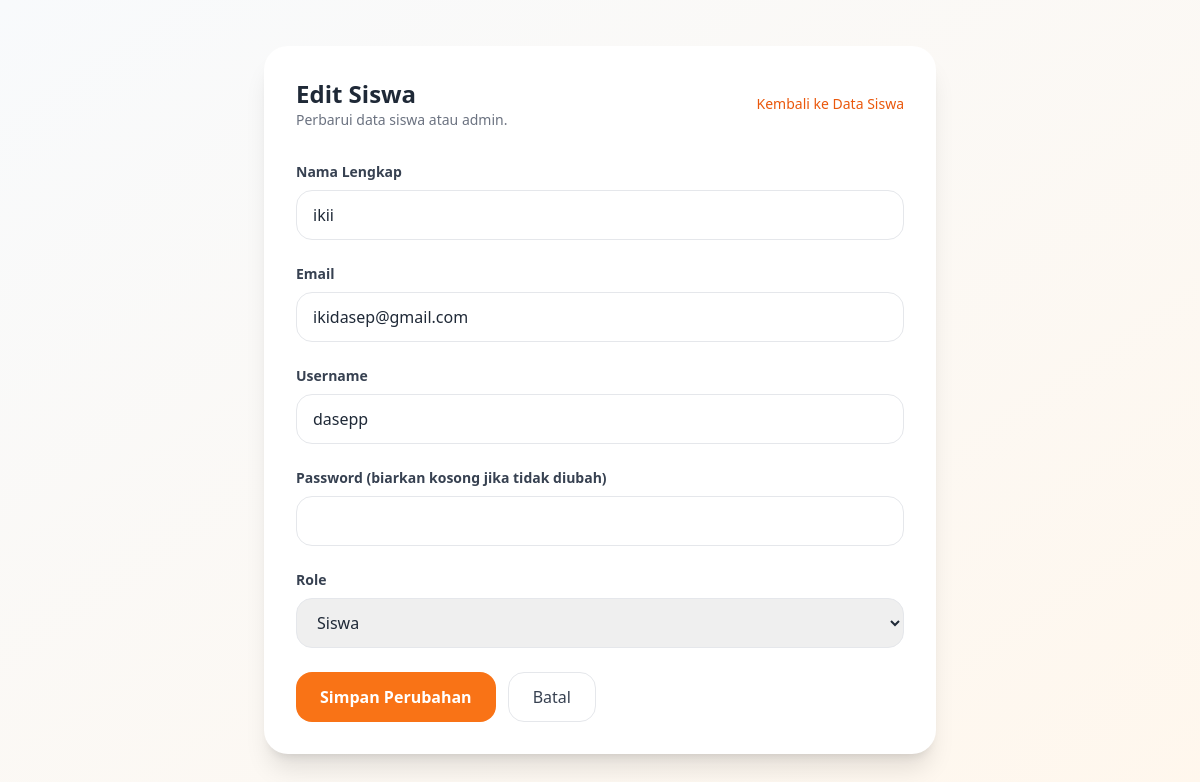
Page /admin/edit-siswa.php?id=2 (signed in) on the committed database.
### tables this page shows
CREATE TABLE `users` (
  `id_user` int(255) NOT NULL,
  `email` text NOT NULL,
  `nama` varchar(255) NOT NULL,
  `username` varchar(255) NOT NULL,
  `password` int(255) NOT NULL,
  `role` varchar(255) NOT NULL
);

### admin/edit-siswa.php (the view, shortened to what this page needs)
<?php
include "../config/config.php";
$id = isset($_GET['id']) ? intval($_GET['id']) : 0;
$result = mysqli_query($koneksi, "SELECT * FROM users WHERE id_user='$id'");
$row = mysqli_fetch_assoc($result);
?>
<!DOCTYPE html>
<html lang="id">
<head>
<script src="https://cdn.tailwindcss.com"></script>
<link rel="stylesheet" href="https://cdn.jsdelivr.net/npm/bootstrap-icons@1.11.0/font/bootstrap-icons.css">
</head>
<body class="bg-gradient-to-br from-slate-50 to-orange-50 text-gray-800">
<div class="flex min-h-screen items-center justify-center px-4 py-10">
    <div class="w-full max-w-2xl bg-white rounded-3xl shadow-xl p-8">
        <div class="flex items-center justify-between mb-8">
            <div>
                <h1 class="text-2xl font-bold">Edit Siswa</h1>
                <p class="text-sm text-gray-500">Perbarui data siswa atau admin.</p>
            </div>
            <a href="data-siswa.php" class="text-sm text-orange-600 hover:underline">Kembali ke Data Siswa</a>
        </div>
        <form method="POST" class="space-y-6">
            <div>
                <label class="block text-sm font-semibold text-gray-700 mb-2">Nama Lengkap</label>
                <input type="text" name="nama" value="<?= htmlspecialchars($_POST['nama'] ?? $row['nama']) ?>" class="w-full rounded-2xl border border-gray-200 px-4 py-3 focus:border-orange-400 focus:outline-none focus:ring-2 focus:ring-orange-100" required>
            </div>
            <div>
                <label class="block text-sm font-semibold text-gray-700 mb-2">Email</label>
                <input type="email" name="email" value="<?= htmlspecialchars($_POST['email'] ?? $row['email']) ?>" class="w-full rounded-2xl border border-gray-200 px-4 py-3 focus:border-orange-400 focus:outline-none focus:ring-2 focus:ring-orange-100" required>
            </div>
            <div>
                <label class="block text-sm font-semibold text-gray-700 mb-2">Username</label>
                <input type="text" name="username" value="<?= htmlspecialchars($_POST['username'] ?? $row['username']) ?>" class="w-full rounded-2xl border border-gray-200 px-4 py-3 focus:border-orange-400 focus:outline-none focus:ring-2 focus:ring-orange-100" required>
            </div>
            <div>
                <label class="block text-sm font-semibold text-gray-700 mb-2">Password (biarkan kosong jika tidak diubah)</label>
                <input type="password" name="password" class="w-full rounded-2xl border border-gray-200 px-4 py-3 focus:border-orange-400 focus:outline-none focus:ring-2 focus:ring-orange-100">
            </div>
            <div>
                <label class="block text-sm font-semibold text-gray-700 mb-2">Role</label>
                <select name="role" class="w-full rounded-2xl border border-gray-200 px-4 py-3 focus:border-orange-400 focus:outline-none focus:ring-2 focus:ring-orange-100" required>
                    <option value="siswa" <?= (($_POST['role'] ?? $row['role']) === 'siswa') ? 'selected' : '' ?>>Siswa</option>
                </select>
            </div>
            <div class="flex flex-col gap-3 md:flex-row">
                <button type="submit" class="inline-flex items-center justify-center rounded-2xl bg-orange-500 px-6 py-3 text-white font-semibold hover:bg-orange-600 transition">Simpan Perubahan</button>
                <a href="data-siswa.php" class="inline-flex items-center justify-center rounded-2xl border border-gray-200 px-6 py-3 text-gray-700 hover:bg-gray-50 transition">Batal</a>
            </div>
        </form>
    </div>
</div>
</body>
</html>

### admin/edit-siswa.php (style rules this page uses)
body { background: linear-gradient(135deg, #f8fafc, #fff7ed); }

### rows in the picture
users: nama "ikii", email "ikidasep@gmail.com", username "dasepp", role "Siswa"
